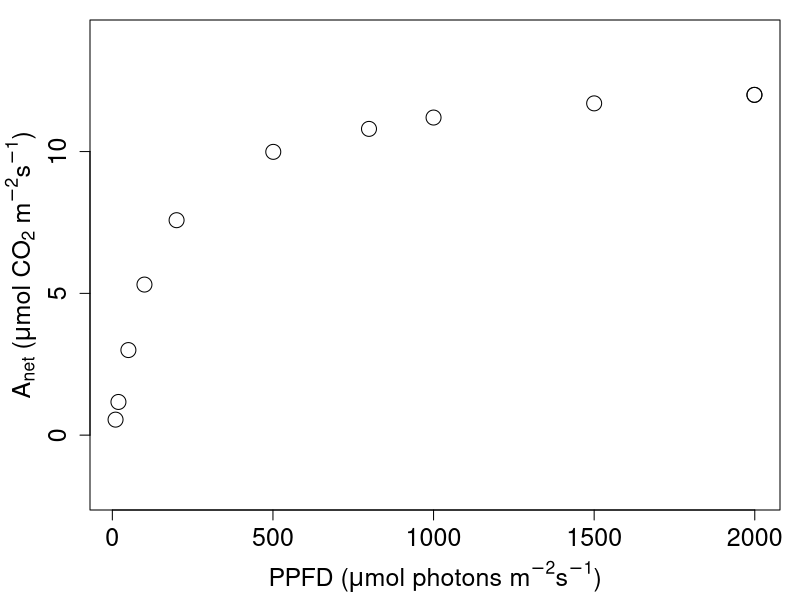

R code for this plot: (Note: this script raises an error after producing the figure.)
# November 2013, JM Heberling (jmheberling@gmail.com)
# Modeling light response curves (aka A/Q or LRC)
# Model of Marshall & Biscoe (1980) J Exp Bot 31:29-39 

# See Lachapelle & Shipley (2012) Ann Bot 109: 1149-1157 for an alternative
# Amax can alternatively be estimated as Amax (max gross photo) = Asat (Anet at saturating light) + Rd (Anet at PAR = 0)
#---

 # Read in text file from Licor 6400
lrc<- read.csv("sample_lrc.txt",sep="",skip=16)

lrc<na.omit(lrc) #remove lines with remarks (*check notebook/file for comments)


# ---Inspect and graph raw data (A vs. PPFD) ---

PARlrc<-lrc$PARi #PAR (aka PPFD or Q)
photolrc<-lrc$Photo #net photosynthetic rate (Anet)

curvelrc<-data.frame(PARlrc,photolrc)
curvelrc # *inspect raw data and check notebook (data reasonable or need edited/discarded?)

par(mar=c(3,3,0,0),oma=c(1.5,1.5,1,1))
plot(PARlrc,photolrc,xlab="", ylab="", ylim=c(-2,max(photolrc)+2),cex.lab=1.2,cex.axis=1.5,cex=2)
mtext(expression("PPFD ("*mu*"mol photons "*m^-2*s^-1*")"),side=1,line=3.3,cex=1.5)
mtext(expression(A[net]*" ("*mu*"mol "*CO[2]*" "*m^-2*s^-1*")"),side=2,line=2.5,cex=1.5)

# --- Nonlinear least squares regression (non-rectangular hyperbola)
# 4 parameter model: Amax (max gross photosytnthetic rate), Rd (dark respiration), 
#                    AQY (apparent quantum yield), Theta (curvature parameter, dimensionless) ---
# Another option is to fit AQY (initial slope) and Rd (y-intercept) separately 
# using linear regression on data points that are not light-saturated, 
# then use those model fits in the non-linear model to parameterize Amax and the curve parameter (theta). 
# However, this requires user to subjectively decide which points are not light saturated (initial linear portion of curve). 
# For more or Rd estimation see protocol text. 
# Depending on data, quantile regression can be implemented through nlrq()

curve.nlslrc = nls(photolrc ~ (1/(2*theta))*(AQY*PARlrc+Am-sqrt((AQY*PARlrc+Am)^2-4*AQY*theta*Am*PARlrc))
                              -Rd,start=list(Am=(max(photolrc)-min(photolrc)),
                              AQY=0.05,Rd=-min(photolrc),theta=1)) 

summary(curve.nlslrc) #summary of model fit

# ---Graph raw data with modeled curve---

par(mar=c(3,3,0,0),oma=c(1.5,1.5,1,1))
plot(PARlrc,photolrc,xlab="", ylab="", ylim=c(-2,max(photolrc)+2),cex.lab=1.2,cex.axis=1.5,cex=2)
mtext(expression("PPFD ("*mu*"mol photons "*m^-2*s^-1*")"),side=1,line=3.3,cex=2)
mtext(expression(A[net]*" ("*mu*"mol "*CO[2]*" "*m^-2*s^-1*")"),side=2,line=2,cex=2)
curve((1/(2*summary(curve.nlslrc)$coef[4,1]))*(summary(curve.nlslrc)$coef[2,1]*x+summary(curve.nlslrc)$coef[1,1]-sqrt((summary(curve.nlslrc)$coef[2,1]*x+summary(curve.nlslrc)$coef[1,1])^2-4*summary(curve.nlslrc)$coef[2,1]*summary(curve.nlslrc)$coef[4,1]*summary(curve.nlslrc)$coef[1,1]*x))-summary(curve.nlslrc)$coef[3,1],lwd=2,col="blue",add=T)

# ---Solve for light compensation point (LCPT), PPFD where Anet=0 ---
x<-function(x) {(1/(2*summary(curve.nlslrc)$coef[4,1]))*(summary(curve.nlslrc)$coef[2,1]
                *x+summary(curve.nlslrc)$coef[1,1]-sqrt((summary(curve.nlslrc)$coef[2,1]
                *x+summary(curve.nlslrc)$coef[1,1])^2-4*summary(curve.nlslrc)$coef[2,1]
                *summary(curve.nlslrc)$coef[4,1]*summary(curve.nlslrc)$coef[1,1]*x))
                -summary(curve.nlslrc)$coef[3,1]}

uniroot(x,c(0,50))$root #LCPT

# ---Solve for light saturation point (LSP), PPFD where 75% of Amax is achieved (75% is arbitrary - cutoff could be changed)
x<-function(x) {(1/(2*summary(curve.nlslrc)$coef[4,1]))*(summary(curve.nlslrc)$coef[2,1]*x+summary(curve.nlslrc)$coef[1,1]-sqrt((summary(curve.nlslrc)$coef[2,1]*x+summary(curve.nlslrc)$coef[1,1])^2-4*summary(curve.nlslrc)$coef[2,1]*summary(curve.nlslrc)$coef[4,1]*summary(curve.nlslrc)$coef[1,1]*x))-summary(curve.nlslrc)$coef[3,1]-(0.75*summary(curve.nlslrc)$coef[1,1])+0.75*(summary(curve.nlslrc)$coef[3,1])}

uniroot(x,c(0,1000))$root #LSP 

